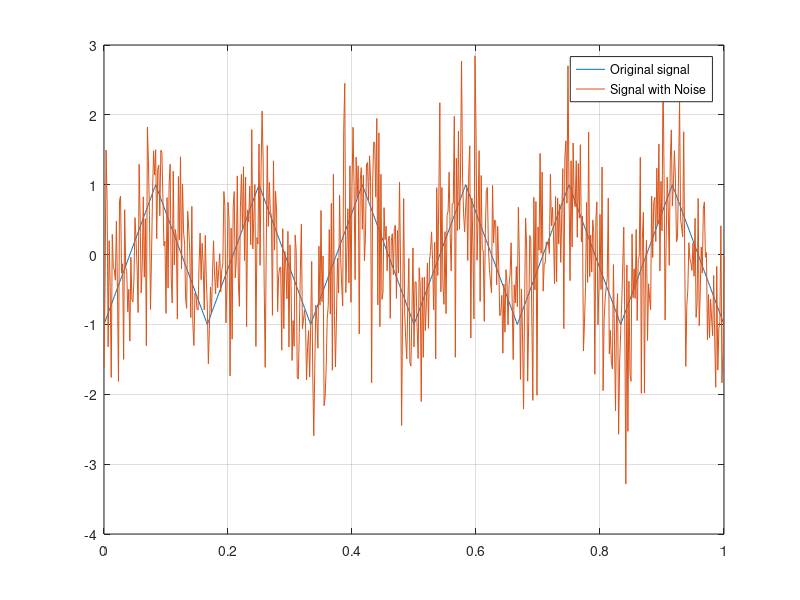

Recreate this plot in MATLAB.
fs=6;
t=0:(1/(fs*100)):1; 
A=1; 
OffSet=0;
x = A*sawtooth(t*2*pi*fs, 0.5) + OffSet; 

snr = -3;
y=awgn(x,snr,'measured'); % Add white noise
plot(t,x,t,y); %plot both signals
grid;
legend('Original signal','Signal with Noise');

mid_x_m=mean(x);
skv_x=(std(x));

mid_y_m=mean(y);
skv_y=(std(y));